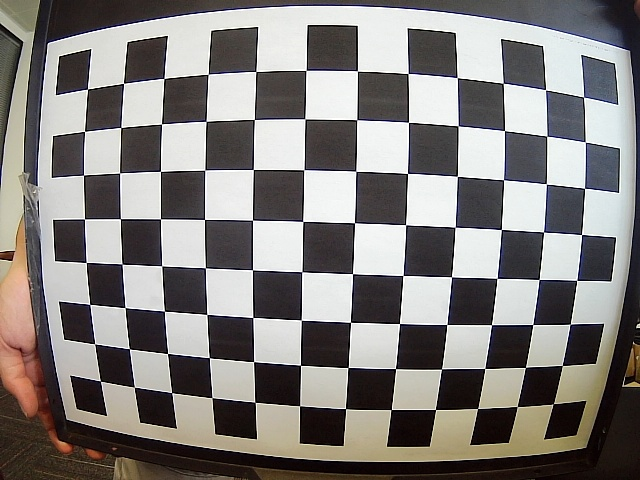
//> input picture workspace/data/images/image_00.jpg, 640 x 480 px
$ ./main   (built with g++ and OpenCV 4)
//> lines starting //> are read from the running program, lines starting //| are printed output that depends on the picture
### src/calibration.h
#ifndef HOMOGRAPHY_H
#define HOMOGRAPHY_H

#include <iostream>
#include <vector>
#include <eigen3/Eigen/Core>
#include <eigen3/Eigen/SVD>
#include <eigen3/Eigen/Geometry>
#include <opencv2/core.hpp>
using namespace std;
using namespace Eigen;


bool findHomography(std::vector<Eigen::Vector2d>& srcPoints, std::vector<Eigen::Vector2d>& dstPoints, Eigen::Matrix3d& H, bool isNormal=false);

bool findHomographyByRansac(std::vector<Eigen::Vector2d>& srcPoints, std::vector<Eigen::Vector2d>& dstPoints, Eigen::Matrix3d& H);


void getObjectPoints(const cv::Size& borderSize, const cv::Size2f& squareSize, std::vector<Eigen::Vector3d>& objectPoints);

void computeCameraCalibration(std::vector<std::vector<Eigen::Vector2d>>& imagePoints,
        std::vector<std::vector<Eigen::Vector3d>>& objectPoints,
        cv::Mat& cameraMatrix, cv::Mat& distCoeffs);


void computeFisherCameraCalibration(std::vector<std::vector<Eigen::Vector2d>>& imagePoints,
                                    std::vector<std::vector<Eigen::Vector3d>>& objectPoints,
                                    cv::Mat& cameraMatrix, cv::Mat& distCoeffs);


#endif

### src/main.cpp
#include <Eigen/Core>
#include <Eigen/Geometry>
#include <Eigen/QR>
#include "calibration.h"
#include <iostream>
#include <opencv2/calib3d.hpp>
#include <opencv2/features2d.hpp>
#include <opencv2/highgui.hpp>
#include <opencv2/imgproc.hpp>
#include <string>
#include <opencv2/core/eigen.hpp>
//#include <boost/format.hpp>
// [120 lines left out: functions decomposePMatrix, testHomography, not called in this run]

/**
 * calibration
 */
void testCalibration(){
    // 1.0 准备数据
      std::vector<std::string> files = {
        // "./data/images/left01.jpg",
        // "./data/images/left02.jpg",
        // "./data/images/left03.jpg",
        // "./data/images/left04.jpg",
        // "./data/images/left05.jpg",
        // "./data/images/left06.jpg",
        // "./data/images/left07.jpg",
        // "./data/images/left08.jpg",
        // "./data/images/left09.jpg",
        // "./data/images/left11.jpg",
        // "./data/images/left12.jpg",
        // "./data/images/left13.jpg",
        // "./data/images/left14.jpg",
        "./data/images/image_00.jpg",
        "./data/images/image_01.jpg",
        "./data/images/image_02.jpg",
        "./data/images/image_03.jpg",
        "./data/images/image_04.jpg",
        "./data/images/image_05.jpg",
        "./data/images/image_06.jpg",
        "./data/images/image_07.jpg",
        "./data/images/image_08.jpg",
        "./data/images/image_09.jpg",
        "./data/images/image_10.jpg",
        "./data/images/image_11.jpg",
        "./data/images/image_12.jpg",
        "./data/images/image_13.jpg",
        "./data/images/image_14.jpg",
        "./data/images/image_15.jpg",
        "./data/images/image_16.jpg",
        "./data/images/image_17.jpg",
    };


    // 2. 提取棋盘格角点
    std::vector<std::vector<Eigen::Vector2d>> imagePoints;
    std::vector<std::vector<Eigen::Vector3d>> objectPoints;
    cv::Size boardSize(8, 12); // 棋盘格大小
    // cv::Size boardSize(9, 6); // 棋盘格大小

    cv::Size2f squareSize(25., 25.); // 单元格大小， 单位mm
    for(int i=0; i<files.size(); ++i) {

        cv::Mat img =  cv::imread(files[i]);
//> img is the input picture: 480 rows x 640 cols, CV_8UC3; mean B, G, R 124, 126.4, 129.9
        std::vector<cv::Point2f> corners;

        // 提取角点
        bool ok = cv::findChessboardCorners(img, boardSize, corners, cv::CALIB_CB_ADAPTIVE_THRESH | cv::CALIB_CB_FAST_CHECK | cv::CALIB_CB_NORMALIZE_IMAGE);
//> corners = 96 Points (x, y), first 12: [100.5, 381.2], [94.47, 343.6], [89.72, 304.5], [86.2, 262.5], [84.49, 219], [83.51, 175.1], [84.55, 131.4], [87.5, 89.09], [134.5, 387.4], [129.5, 348.6], [125, 307.5], [122.2, 264]; ok = true

        // cout << ok << endl;

        if(ok) {
            cv::Mat gray;
            cv::cvtColor(img, gray, cv::COLOR_BGR2GRAY);
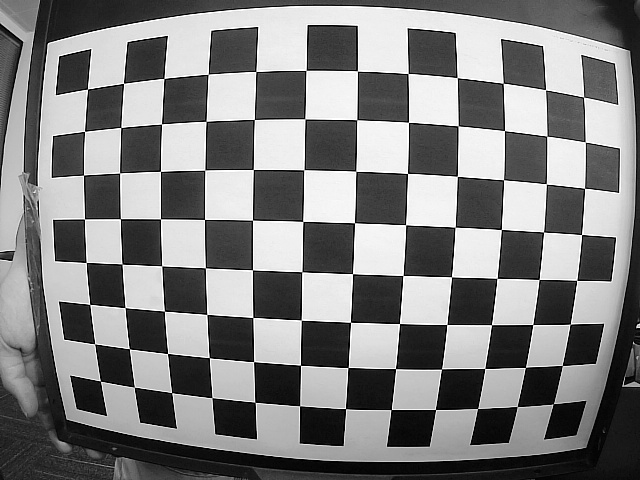
//> gray: 480 rows x 640 cols, CV_8UC1; min 0, max 255, mean 127.2
            cv::cornerSubPix(gray, corners, cv::Size(11, 11), cv::Size(-1, -1), cv::TermCriteria(cv::TermCriteria::EPS + cv::TermCriteria::MAX_ITER, 30, 0.001));
//> corners = 96 Points (x, y), first 12: [100.4, 381.2], [94.63, 343.8], [89.74, 304.3], [86.19, 262.5], [84.51, 218.9], [83.53, 175.1], [84.51, 131.4], [87.49, 89.06], [134.4, 387.2], [129.3, 348.7], [124.9, 307.7], [122, 264.2]
            // 提取角点
//           cv::drawChessboardCorners(img, boardSize, cv::Mat(corners), ok);
//           cv::imshow("corners", img);
//           cv::waitKey(1000);
            std::vector<Eigen::Vector2d> _corners;
            for(auto& pt: corners){
                _corners.push_back(Eigen::Vector2d(pt.x, pt.y)); // 把当前图片的所有corner 一个一个地塞进来_corners里
            }
//> this loop made 96 passes
            imagePoints.push_back(_corners); // 一张图片有很多corner # _corners
//> imagePoints = 1 item
        }

    }
//> pass 2 of the loop in testCalibration, `for(int i=0; i<files.size(); ++i)`:
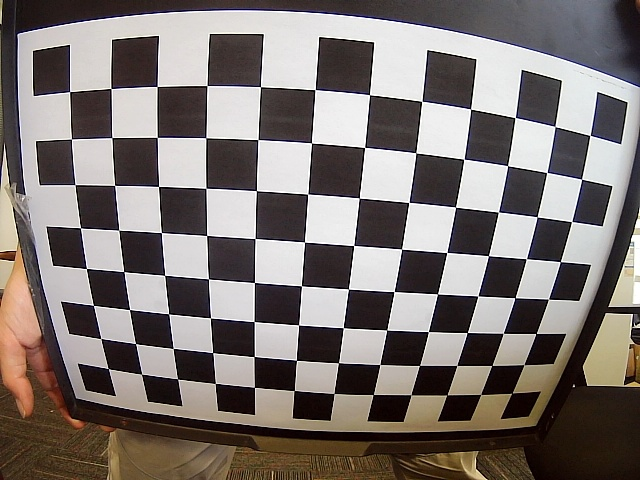
//> input picture workspace/data/images/image_01.jpg, 640 x 480 px
//> in testCalibration, img is the input picture: 480 rows x 640 cols, CV_8UC3; mean B, G, R 112.6, 116, 123.9
//> in testCalibration, `bool ok = cv::findChessboardCorners(img, boardSize, corners, cv::CALIB..`: corners = 96 Points (x, y), first 12: [108.3, 368.4], [100.7, 338.5], [93.48, 305.5], [86.49, 268.5], [80.49, 227.8], [75.02, 184.6], [71.46, 139], [69.67, 91.58], [141.5, 374.2], [135.5, 343.5], [129.5, 309.5], [123.6, 271.5]
//> in testCalibration, `cv::cvtColor(img, gray, cv::COLOR_BGR2GRAY);`:
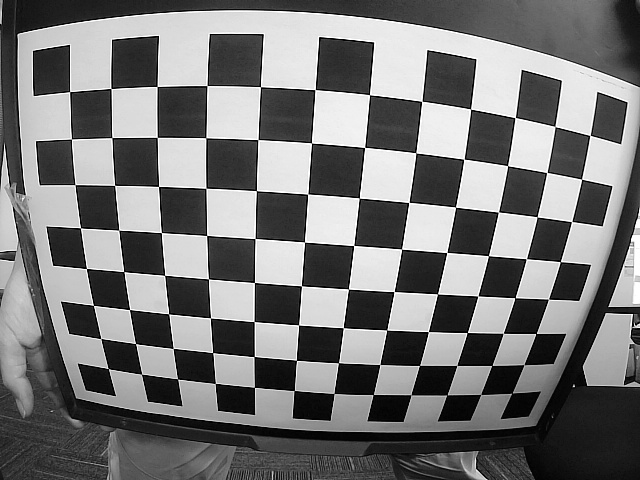
//> gray: 480 rows x 640 cols, CV_8UC1; min 0, max 255, mean 118
//> in testCalibration, `cv::cornerSubPix(gray, corners, cv::Size(11, 11), cv::Size(-1, -1), cv..`: corners = 96 Points (x, y), first 12: [108.3, 368.6], [100.8, 338.6], [93.42, 305.4], [86.34, 268.5], [80.47, 227.8], [74.9, 184.7], [71.49, 138.9], [69.54, 91.72], [141.6, 374.2], [135.5, 343.6], [129.5, 309.6], [123.8, 271.7]
//> the loop in testCalibration, `for(auto& pt: corners)` made 96 passes
//> imagePoints = 2 items
//> pass 3 of the loop in testCalibration, `for(int i=0; i<files.size(); ++i)`:
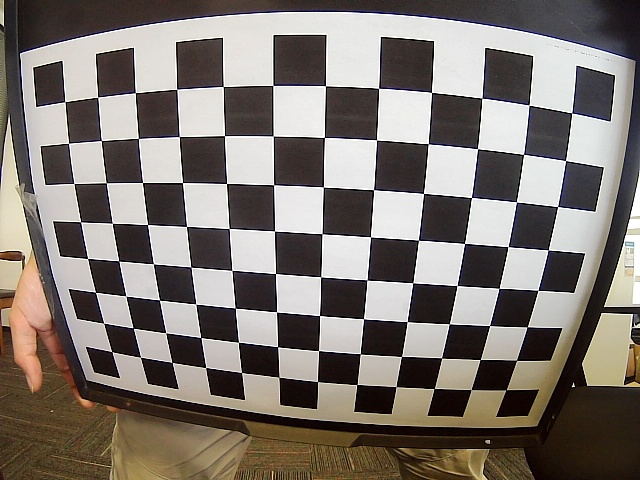
//> input picture workspace/data/images/image_02.jpg, 640 x 480 px
//> in testCalibration, img is the input picture: 480 rows x 640 cols, CV_8UC3; mean B, G, R 111.8, 117.9, 125.5
//> in testCalibration, `bool ok = cv::findChessboardCorners(img, boardSize, corners, cv::CALIB..`: corners = 96 Points (x, y), first 12: [111.8, 351.6], [103.7, 323.3], [95.42, 292.4], [87.57, 258.6], [80.53, 222.1], [73.91, 183.5], [68.48, 143.1], [64.97, 101.5], [140.5, 357], [133.4, 328.2], [125.8, 295.9], [118.5, 260.9]
//> in testCalibration, `cv::cvtColor(img, gray, cv::COLOR_BGR2GRAY);`:
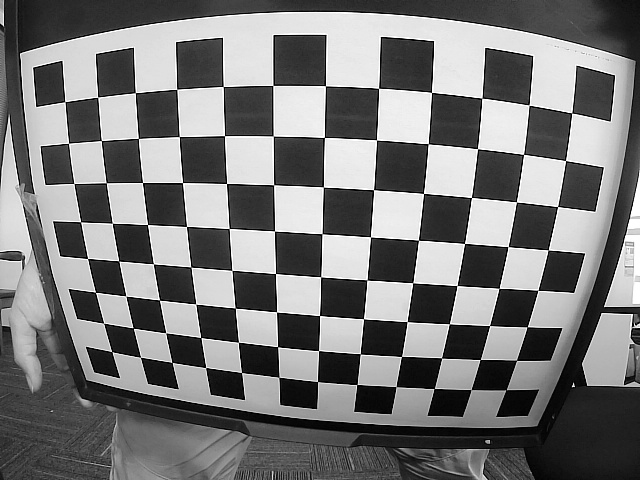
//> gray: 480 rows x 640 cols, CV_8UC1; min 0, max 255, mean 119.5
//> in testCalibration, `cv::cornerSubPix(gray, corners, cv::Size(11, 11), cv::Size(-1, -1), cv..`: corners = 96 Points (x, y), first 12: [111.7, 351.6], [103.7, 323.1], [95.49, 292.3], [87.51, 258.4], [80.6, 221.6], [73.82, 183.5], [68.5, 143], [64.91, 101.7], [140.5, 357.2], [133.2, 328.1], [125.8, 296], [118.8, 260.9]
//> the loop in testCalibration, `for(auto& pt: corners)` made 96 passes
//> imagePoints = 3 items


    //3.0 设定objects的世界坐标
    for(int i=0; i<imagePoints.size(); ++i){
        std::vector<Eigen::Vector3d> corners;            // 存世界坐标系下的物体坐标（角点坐标）
        getObjectPoints(boardSize, squareSize, corners); // boardSize(w=8, h=12)
        objectPoints.push_back(corners);
    }


    cv::Mat cameraMatrix = cv::Mat::zeros(3, 3, CV_64F);
    cv::Mat distCoeffs= cv::Mat::zeros(5, 1, CV_64F); // 共有5个畸变参数
    computeCameraCalibration(imagePoints, objectPoints, cameraMatrix, distCoeffs);

    cout << "------内参参数--畸变参数-----------" << endl;
    cout << cameraMatrix << endl;
    cout << distCoeffs << endl;


    cv::Mat undistImag;
    for(int i=0; i<files.size(); ++i) {
        // cv::Mat img = cv::imread(files[i]);
        // cv::Mat img = cv::imread(files[0]);
        cv::Mat img = cv::imread("/datav/camera_calibration_cpp/workspace/data/images/du.jpg");

        cv::undistort(img, undistImag, cameraMatrix, distCoeffs, cameraMatrix);
        // cv::imshow("out", undistImag);
        // cv::waitKey(100);
        cv::imwrite("undistort.jpg", undistImag);
    }


    // cv::destroyAllWindows();


    /*
     *
     * 536.073 536.016 342.371 235.536
     * -0.265091 -0.0467179 0.252214
     *  0.00183296 -0.000314465
     * avg re projection error = 0.234593
        0 projection error = 0.16992
        1 projection error = 0.846329
        2 projection error = 0.159117
        3 projection error = 0.176626
        4 projection error = 0.141207
        5 projection error = 0.162312
        6 projection error = 0.18801
        7 projection error = 0.214098
        8 projection error = 0.222171
        9 projection error = 0.153192
        10 projection error = 0.177543
        11 projection error = 0.28586
        12 projection error = 0.15332


        opencv 的结果
        camera_matrix: !!opencv-matrix
        rows: 3
        cols: 3
        dt: d
        data: [ 5.3591573396163199e+02, 0., 3.4228315473308373e+02, 0.,
            5.3591573396163199e+02, 2.3557082909788173e+02, 0., 0., 1. ]
        distortion_coefficients: !!opencv-matrix
        rows: 5
        cols: 1
        dt: d
        data: [ -2.6637260909660682e-01, -3.8588898922304653e-02,
            1.7831947042852964e-03, -2.8122100441115472e-04,
            2.3839153080878486e-01 ]
        avg_reprojection_error: 3.9259098975581364e-01
     *
     */
}


/**
 * 鱼眼镜头标定
 */
// [96 lines left out: function testFisherCalibration, not called in this run]


int main(int argc, char **argv) {

//> (the run ends here: the program stops with an error, at `bool ok = cv::findChessboardCorners(img, boardSize, corners, cv::CALIB..`)
